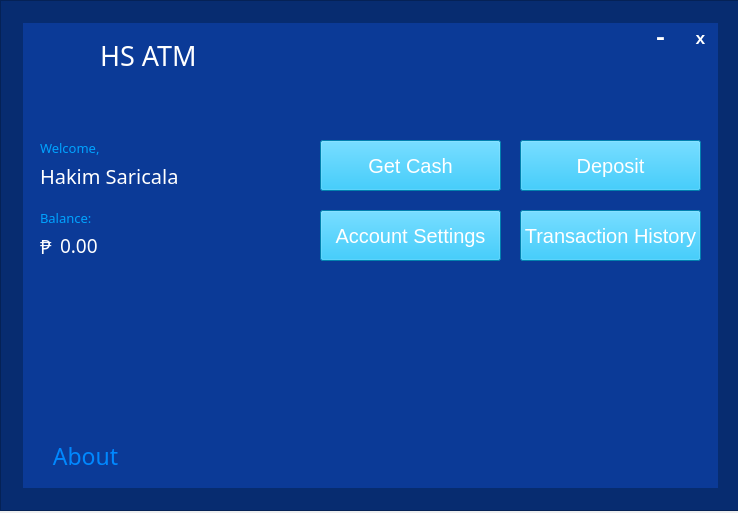
<?xml version="1.0" encoding="UTF-8"?>
<ui version="4.0">
 <class>Dashboard</class>
 <widget class="QMainWindow" name="Dashboard">
  <property name="geometry">
   <rect>
    <x>0</x>
    <y>0</y>
    <width>738</width>
    <height>513</height>
   </rect>
  </property>
  <property name="windowTitle">
   <string>HS ATM Dashboard</string>
  </property>
  <property name="windowIcon">
   <iconset>
    <normaloff>pictures/credit-card.png</normaloff>pictures/credit-card.png</iconset>
  </property>
  <widget class="QWidget" name="centralwidget">
   <widget class="QFrame" name="frame_2">
    <property name="geometry">
     <rect>
      <x>0</x>
      <y>0</y>
      <width>741</width>
      <height>511</height>
     </rect>
    </property>
    <property name="styleSheet">
     <string notr="true">background-color:rgb(7, 44, 112)</string>
    </property>
    <property name="frameShape">
     <enum>QFrame::StyledPanel</enum>
    </property>
    <property name="frameShadow">
     <enum>QFrame::Raised</enum>
    </property>
    <widget class="QFrame" name="frame">
     <property name="geometry">
      <rect>
       <x>20</x>
       <y>20</y>
       <width>701</width>
       <height>471</height>
      </rect>
     </property>
     <property name="styleSheet">
      <string notr="true">QFrame{background-color:rgb(11, 58, 151);border: 3px solid rgb(7, 44, 112)}</string>
     </property>
     <property name="frameShape">
      <enum>QFrame::StyledPanel</enum>
     </property>
     <property name="frameShadow">
      <enum>QFrame::Raised</enum>
     </property>
     <widget class="QPushButton" name="btnminimize">
      <property name="geometry">
       <rect>
        <x>620</x>
        <y>0</y>
        <width>41</width>
        <height>38</height>
       </rect>
      </property>
      <property name="font">
       <font>
        <family>Lucida Console</family>
        <pointsize>18</pointsize>
        <weight>75</weight>
        <bold>true</bold>
       </font>
      </property>
      <property name="styleSheet">
       <string notr="true">background:none;border-radius: 16px;color:white</string>
      </property>
      <property name="text">
       <string>-</string>
      </property>
      <property name="flat">
       <bool>true</bool>
      </property>
     </widget>
     <widget class="QPushButton" name="btnexit">
      <property name="geometry">
       <rect>
        <x>660</x>
        <y>0</y>
        <width>41</width>
        <height>38</height>
       </rect>
      </property>
      <property name="font">
       <font>
        <family>Lucida Console</family>
        <pointsize>13</pointsize>
        <weight>75</weight>
        <bold>true</bold>
       </font>
      </property>
      <property name="styleSheet">
       <string notr="true">background:none;border-radius: 16px;color:white</string>
      </property>
      <property name="text">
       <string>x</string>
      </property>
      <property name="flat">
       <bool>true</bool>
      </property>
     </widget>
     <widget class="QLabel" name="label">
      <property name="geometry">
       <rect>
        <x>80</x>
        <y>10</y>
        <width>141</width>
        <height>51</height>
       </rect>
      </property>
      <property name="font">
       <font>
        <family>Arial Black</family>
        <pointsize>20</pointsize>
        <weight>50</weight>
        <bold>false</bold>
       </font>
      </property>
      <property name="styleSheet">
       <string notr="true">border:none;color:white</string>
      </property>
      <property name="text">
       <string>HS ATM</string>
      </property>
     </widget>
     <widget class="QLabel" name="label_2">
      <property name="geometry">
       <rect>
        <x>20</x>
        <y>120</y>
        <width>141</width>
        <height>16</height>
       </rect>
      </property>
      <property name="font">
       <font>
        <family>Arial Rounded MT Bold</family>
        <pointsize>10</pointsize>
        <weight>50</weight>
        <bold>false</bold>
       </font>
      </property>
      <property name="styleSheet">
       <string notr="true">border:none;color:rgb(0, 162, 255)</string>
      </property>
      <property name="text">
       <string>Welcome,</string>
      </property>
     </widget>
     <widget class="QLabel" name="label_User">
      <property name="geometry">
       <rect>
        <x>20</x>
        <y>140</y>
        <width>271</width>
        <height>31</height>
       </rect>
      </property>
      <property name="font">
       <font>
        <family>Arial Black</family>
        <pointsize>15</pointsize>
        <weight>50</weight>
        <bold>false</bold>
       </font>
      </property>
      <property name="styleSheet">
       <string notr="true">border:none;color:white</string>
      </property>
      <property name="text">
       <string>Hakim Saricala</string>
      </property>
     </widget>
     <widget class="QLabel" name="label_Balance">
      <property name="geometry">
       <rect>
        <x>40</x>
        <y>210</y>
        <width>251</width>
        <height>31</height>
       </rect>
      </property>
      <property name="font">
       <font>
        <family>Arial Black</family>
        <pointsize>14</pointsize>
        <weight>50</weight>
        <bold>false</bold>
       </font>
      </property>
      <property name="styleSheet">
       <string notr="true">border:none;color:white</string>
      </property>
      <property name="text">
       <string>0.00</string>
      </property>
     </widget>
     <widget class="QLabel" name="label_5">
      <property name="geometry">
       <rect>
        <x>20</x>
        <y>190</y>
        <width>141</width>
        <height>16</height>
       </rect>
      </property>
      <property name="font">
       <font>
        <family>Arial Rounded MT Bold</family>
        <pointsize>10</pointsize>
        <weight>50</weight>
        <bold>false</bold>
       </font>
      </property>
      <property name="styleSheet">
       <string notr="true">border:none;color:rgb(0, 162, 255)</string>
      </property>
      <property name="text">
       <string>Balance:</string>
      </property>
     </widget>
     <widget class="QLabel" name="label_6">
      <property name="geometry">
       <rect>
        <x>20</x>
        <y>210</y>
        <width>21</width>
        <height>31</height>
       </rect>
      </property>
      <property name="font">
       <font>
        <family>Arial Black</family>
        <pointsize>15</pointsize>
        <weight>50</weight>
        <bold>false</bold>
       </font>
      </property>
      <property name="styleSheet">
       <string notr="true">border:none;color:white</string>
      </property>
      <property name="text">
       <string>₱</string>
      </property>
     </widget>
     <widget class="QPushButton" name="btn_GetCash">
      <property name="geometry">
       <rect>
        <x>300</x>
        <y>120</y>
        <width>181</width>
        <height>51</height>
       </rect>
      </property>
      <property name="font">
       <font>
        <family>Arial</family>
        <pointsize>15</pointsize>
       </font>
      </property>
      <property name="styleSheet">
       <string notr="true">background-color:rgb(1, 180, 245);color:white</string>
      </property>
      <property name="text">
       <string>Get Cash</string>
      </property>
     </widget>
     <widget class="QPushButton" name="btn_Deposit">
      <property name="geometry">
       <rect>
        <x>500</x>
        <y>120</y>
        <width>181</width>
        <height>51</height>
       </rect>
      </property>
      <property name="font">
       <font>
        <family>Arial</family>
        <pointsize>15</pointsize>
       </font>
      </property>
      <property name="styleSheet">
       <string notr="true">background-color:rgb(1, 180, 245);color:white</string>
      </property>
      <property name="text">
       <string>Deposit</string>
      </property>
     </widget>
     <widget class="QPushButton" name="btn_AccountSettings">
      <property name="geometry">
       <rect>
        <x>300</x>
        <y>190</y>
        <width>181</width>
        <height>51</height>
       </rect>
      </property>
      <property name="font">
       <font>
        <family>Arial</family>
        <pointsize>15</pointsize>
       </font>
      </property>
      <property name="styleSheet">
       <string notr="true">background-color:rgb(1, 180, 245);color:white</string>
      </property>
      <property name="text">
       <string>Account Settings</string>
      </property>
     </widget>
     <widget class="QPushButton" name="btn_TransactionHistory">
      <property name="geometry">
       <rect>
        <x>500</x>
        <y>190</y>
        <width>181</width>
        <height>51</height>
       </rect>
      </property>
      <property name="font">
       <font>
        <family>Arial</family>
        <pointsize>15</pointsize>
       </font>
      </property>
      <property name="styleSheet">
       <string notr="true">background-color:rgb(1, 180, 245);color:white</string>
      </property>
      <property name="text">
       <string>Transaction History</string>
      </property>
     </widget>
     <widget class="QPushButton" name="btn_About">
      <property name="geometry">
       <rect>
        <x>20</x>
        <y>420</y>
        <width>91</width>
        <height>31</height>
       </rect>
      </property>
      <property name="font">
       <font>
        <family>Arial Black</family>
        <pointsize>17</pointsize>
        <weight>50</weight>
        <bold>false</bold>
       </font>
      </property>
      <property name="styleSheet">
       <string notr="true">background:rgb(11, 58, 151);color:rgb(0, 136, 255)</string>
      </property>
      <property name="text">
       <string>About</string>
      </property>
      <property name="flat">
       <bool>true</bool>
      </property>
     </widget>
     <widget class="QLabel" name="label_7">
      <property name="geometry">
       <rect>
        <x>20</x>
        <y>10</y>
        <width>51</width>
        <height>51</height>
       </rect>
      </property>
      <property name="font">
       <font>
        <family>Arial Black</family>
        <pointsize>20</pointsize>
        <weight>50</weight>
        <bold>false</bold>
       </font>
      </property>
      <property name="styleSheet">
       <string notr="true">border:none;color:white</string>
      </property>
      <property name="text">
       <string/>
      </property>
      <property name="pixmap">
       <pixmap>pictures/credit-card.png</pixmap>
      </property>
      <property name="scaledContents">
       <bool>true</bool>
      </property>
     </widget>
     <widget class="QLabel" name="label_ID">
      <property name="geometry">
       <rect>
        <x>20</x>
        <y>290</y>
        <width>55</width>
        <height>16</height>
       </rect>
      </property>
      <property name="styleSheet">
       <string notr="true">background-color:rgb(11, 58, 151);color::rgb(11, 58, 151);border:none;</string>
      </property>
      <property name="text">
       <string/>
      </property>
     </widget>
    </widget>
   </widget>
  </widget>
 </widget>
 <resources/>
 <connections/>
</ui>
